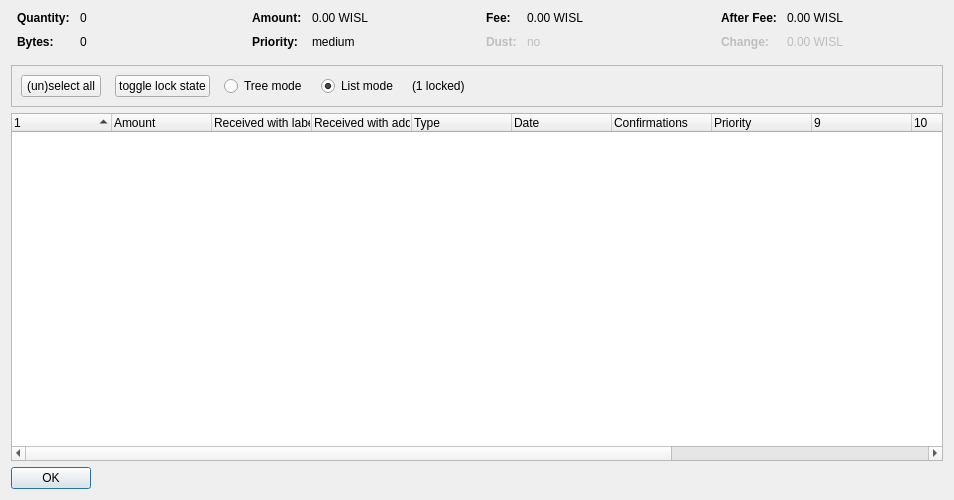
<?xml version="1.0" encoding="UTF-8"?>
<ui version="4.0">
 <class>CoinControlDialog</class>
 <widget class="QDialog" name="CoinControlDialog">
  <property name="geometry">
   <rect>
    <x>0</x>
    <y>0</y>
    <width>954</width>
    <height>500</height>
   </rect>
  </property>
  <property name="windowTitle">
   <string>Coin Selection</string>
  </property>
  <layout class="QVBoxLayout" name="verticalLayout">
   <item>
    <layout class="QHBoxLayout" name="horizontalLayoutTop" stretch="0,0,0,0">
     <property name="topMargin">
      <number>0</number>
     </property>
     <property name="bottomMargin">
      <number>10</number>
     </property>
     <item>
      <layout class="QFormLayout" name="formLayoutCoinControl1">
       <property name="horizontalSpacing">
        <number>10</number>
       </property>
       <property name="verticalSpacing">
        <number>10</number>
       </property>
       <property name="leftMargin">
        <number>6</number>
       </property>
       <property name="rightMargin">
        <number>6</number>
       </property>
       <item row="0" column="0">
        <widget class="QLabel" name="labelCoinControlQuantityText">
         <property name="font">
          <font>
           <weight>75</weight>
           <bold>true</bold>
          </font>
         </property>
         <property name="text">
          <string>Quantity:</string>
         </property>
        </widget>
       </item>
       <item row="0" column="1">
        <widget class="QLabel" name="labelCoinControlQuantity">
         <property name="cursor">
          <cursorShape>IBeamCursor</cursorShape>
         </property>
         <property name="contextMenuPolicy">
          <enum>Qt::ActionsContextMenu</enum>
         </property>
         <property name="text">
          <string notr="true">0</string>
         </property>
         <property name="textInteractionFlags">
          <set>Qt::LinksAccessibleByMouse|Qt::TextSelectableByKeyboard|Qt::TextSelectableByMouse</set>
         </property>
        </widget>
       </item>
       <item row="1" column="0">
        <widget class="QLabel" name="labelCoinControlBytesText">
         <property name="font">
          <font>
           <weight>75</weight>
           <bold>true</bold>
          </font>
         </property>
         <property name="text">
          <string>Bytes:</string>
         </property>
        </widget>
       </item>
       <item row="1" column="1">
        <widget class="QLabel" name="labelCoinControlBytes">
         <property name="cursor">
          <cursorShape>IBeamCursor</cursorShape>
         </property>
         <property name="contextMenuPolicy">
          <enum>Qt::ActionsContextMenu</enum>
         </property>
         <property name="text">
          <string notr="true">0</string>
         </property>
         <property name="textInteractionFlags">
          <set>Qt::LinksAccessibleByMouse|Qt::TextSelectableByKeyboard|Qt::TextSelectableByMouse</set>
         </property>
        </widget>
       </item>
      </layout>
     </item>
     <item>
      <layout class="QFormLayout" name="formLayoutCoinControl2">
       <property name="horizontalSpacing">
        <number>10</number>
       </property>
       <property name="verticalSpacing">
        <number>10</number>
       </property>
       <property name="leftMargin">
        <number>6</number>
       </property>
       <property name="rightMargin">
        <number>6</number>
       </property>
       <item row="0" column="0">
        <widget class="QLabel" name="labelCoinControlAmountText">
         <property name="font">
          <font>
           <weight>75</weight>
           <bold>true</bold>
          </font>
         </property>
         <property name="text">
          <string>Amount:</string>
         </property>
        </widget>
       </item>
       <item row="0" column="1">
        <widget class="QLabel" name="labelCoinControlAmount">
         <property name="cursor">
          <cursorShape>IBeamCursor</cursorShape>
         </property>
         <property name="contextMenuPolicy">
          <enum>Qt::ActionsContextMenu</enum>
         </property>
         <property name="text">
          <string notr="true">0.00 WISL</string>
         </property>
         <property name="textInteractionFlags">
          <set>Qt::LinksAccessibleByMouse|Qt::TextSelectableByKeyboard|Qt::TextSelectableByMouse</set>
         </property>
        </widget>
       </item>
       <item row="1" column="0">
        <widget class="QLabel" name="labelCoinControlPriorityText">
         <property name="font">
          <font>
           <weight>75</weight>
           <bold>true</bold>
          </font>
         </property>
         <property name="text">
          <string>Priority:</string>
         </property>
        </widget>
       </item>
       <item row="1" column="1">
        <widget class="QLabel" name="labelCoinControlPriority">
         <property name="cursor">
          <cursorShape>IBeamCursor</cursorShape>
         </property>
         <property name="contextMenuPolicy">
          <enum>Qt::ActionsContextMenu</enum>
         </property>
         <property name="text">
          <string>medium</string>
         </property>
         <property name="textInteractionFlags">
          <set>Qt::LinksAccessibleByMouse|Qt::TextSelectableByKeyboard|Qt::TextSelectableByMouse</set>
         </property>
        </widget>
       </item>
      </layout>
     </item>
     <item>
      <layout class="QFormLayout" name="formLayoutCoinControl3">
       <property name="horizontalSpacing">
        <number>10</number>
       </property>
       <property name="verticalSpacing">
        <number>10</number>
       </property>
       <property name="leftMargin">
        <number>6</number>
       </property>
       <property name="rightMargin">
        <number>6</number>
       </property>
       <item row="0" column="0">
        <widget class="QLabel" name="labelCoinControlFeeText">
         <property name="font">
          <font>
           <weight>75</weight>
           <bold>true</bold>
          </font>
         </property>
         <property name="text">
          <string>Fee:</string>
         </property>
        </widget>
       </item>
       <item row="0" column="1">
        <widget class="QLabel" name="labelCoinControlFee">
         <property name="cursor">
          <cursorShape>IBeamCursor</cursorShape>
         </property>
         <property name="contextMenuPolicy">
          <enum>Qt::ActionsContextMenu</enum>
         </property>
         <property name="text">
          <string notr="true">0.00 WISL</string>
         </property>
         <property name="textInteractionFlags">
          <set>Qt::LinksAccessibleByMouse|Qt::TextSelectableByKeyboard|Qt::TextSelectableByMouse</set>
         </property>
        </widget>
       </item>
       <item row="1" column="0">
        <widget class="QLabel" name="labelCoinControlLowOutputText">
         <property name="enabled">
          <bool>false</bool>
         </property>
         <property name="font">
          <font>
           <weight>75</weight>
           <bold>true</bold>
          </font>
         </property>
         <property name="text">
          <string>Dust:</string>
         </property>
        </widget>
       </item>
       <item row="1" column="1">
        <widget class="QLabel" name="labelCoinControlLowOutput">
         <property name="enabled">
          <bool>false</bool>
         </property>
         <property name="cursor">
          <cursorShape>IBeamCursor</cursorShape>
         </property>
         <property name="contextMenuPolicy">
          <enum>Qt::ActionsContextMenu</enum>
         </property>
         <property name="text">
          <string>no</string>
         </property>
         <property name="textInteractionFlags">
          <set>Qt::LinksAccessibleByMouse|Qt::TextSelectableByKeyboard|Qt::TextSelectableByMouse</set>
         </property>
        </widget>
       </item>
      </layout>
     </item>
     <item>
      <layout class="QFormLayout" name="formLayoutCoinControl4">
       <property name="horizontalSpacing">
        <number>10</number>
       </property>
       <property name="verticalSpacing">
        <number>10</number>
       </property>
       <property name="leftMargin">
        <number>6</number>
       </property>
       <property name="rightMargin">
        <number>6</number>
       </property>
       <item row="0" column="0">
        <widget class="QLabel" name="labelCoinControlAfterFeeText">
         <property name="font">
          <font>
           <weight>75</weight>
           <bold>true</bold>
          </font>
         </property>
         <property name="text">
          <string>After Fee:</string>
         </property>
        </widget>
       </item>
       <item row="0" column="1">
        <widget class="QLabel" name="labelCoinControlAfterFee">
         <property name="cursor">
          <cursorShape>IBeamCursor</cursorShape>
         </property>
         <property name="contextMenuPolicy">
          <enum>Qt::ActionsContextMenu</enum>
         </property>
         <property name="text">
          <string notr="true">0.00 WISL</string>
         </property>
         <property name="textInteractionFlags">
          <set>Qt::LinksAccessibleByMouse|Qt::TextSelectableByKeyboard|Qt::TextSelectableByMouse</set>
         </property>
        </widget>
       </item>
       <item row="1" column="0">
        <widget class="QLabel" name="labelCoinControlChangeText">
         <property name="enabled">
          <bool>false</bool>
         </property>
         <property name="font">
          <font>
           <weight>75</weight>
           <bold>true</bold>
          </font>
         </property>
         <property name="text">
          <string>Change:</string>
         </property>
        </widget>
       </item>
       <item row="1" column="1">
        <widget class="QLabel" name="labelCoinControlChange">
         <property name="enabled">
          <bool>false</bool>
         </property>
         <property name="cursor">
          <cursorShape>IBeamCursor</cursorShape>
         </property>
         <property name="contextMenuPolicy">
          <enum>Qt::ActionsContextMenu</enum>
         </property>
         <property name="text">
          <string notr="true">0.00 WISL</string>
         </property>
         <property name="textInteractionFlags">
          <set>Qt::LinksAccessibleByMouse|Qt::TextSelectableByKeyboard|Qt::TextSelectableByMouse</set>
         </property>
        </widget>
       </item>
      </layout>
     </item>
    </layout>
   </item>
   <item>
    <widget class="QFrame" name="frame">
     <property name="minimumSize">
      <size>
       <width>0</width>
       <height>40</height>
      </size>
     </property>
     <property name="frameShape">
      <enum>QFrame::StyledPanel</enum>
     </property>
     <property name="frameShadow">
      <enum>QFrame::Sunken</enum>
     </property>
     <layout class="QHBoxLayout" name="horizontalLayout">
      <item>
       <layout class="QHBoxLayout" name="horizontalLayoutPanel" stretch="0,0,0,0,0,0">
        <property name="spacing">
         <number>14</number>
        </property>
        <item>
         <widget class="QPushButton" name="pushButtonSelectAll">
          <property name="sizePolicy">
           <sizepolicy hsizetype="Maximum" vsizetype="Fixed">
            <horstretch>0</horstretch>
            <verstretch>0</verstretch>
           </sizepolicy>
          </property>
          <property name="text">
           <string>(un)select all</string>
          </property>
          <property name="autoDefault">
           <bool>false</bool>
          </property>
         </widget>
        </item>
        <item>
         <widget class="QPushButton" name="pushButtonToggleLock">
          <property name="sizePolicy">
           <sizepolicy hsizetype="Maximum" vsizetype="Fixed">
            <horstretch>0</horstretch>
            <verstretch>0</verstretch>
           </sizepolicy>
          </property>
          <property name="text">
           <string>toggle lock state</string>
          </property>
          <property name="autoDefault">
           <bool>false</bool>
          </property>
         </widget>
        </item>
        <item>
         <widget class="QRadioButton" name="radioTreeMode">
          <property name="sizePolicy">
           <sizepolicy hsizetype="Maximum" vsizetype="Fixed">
            <horstretch>0</horstretch>
            <verstretch>0</verstretch>
           </sizepolicy>
          </property>
          <property name="text">
           <string>Tree mode</string>
          </property>
         </widget>
        </item>
        <item>
         <widget class="QRadioButton" name="radioListMode">
          <property name="sizePolicy">
           <sizepolicy hsizetype="Maximum" vsizetype="Fixed">
            <horstretch>0</horstretch>
            <verstretch>0</verstretch>
           </sizepolicy>
          </property>
          <property name="text">
           <string>List mode</string>
          </property>
          <property name="checked">
           <bool>true</bool>
          </property>
         </widget>
        </item>
        <item>
         <widget class="QLabel" name="labelLocked">
          <property name="text">
           <string>(1 locked)</string>
          </property>
         </widget>
        </item>
        <item>
         <spacer name="horizontalSpacer">
          <property name="orientation">
           <enum>Qt::Horizontal</enum>
          </property>
          <property name="sizeHint" stdset="0">
           <size>
            <width>40</width>
            <height>20</height>
           </size>
          </property>
         </spacer>
        </item>
       </layout>
      </item>
     </layout>
    </widget>
   </item>
   <item>
    <widget class="CoinControlTreeWidget" name="treeWidget">
     <property name="contextMenuPolicy">
      <enum>Qt::CustomContextMenu</enum>
     </property>
     <property name="sortingEnabled">
      <bool>false</bool>
     </property>
     <property name="columnCount">
      <number>13</number>
     </property>
     <attribute name="headerShowSortIndicator" stdset="0">
      <bool>true</bool>
     </attribute>
     <attribute name="headerStretchLastSection">
      <bool>false</bool>
     </attribute>
     <column>
      <property name="text">
       <string/>
      </property>
     </column>
     <column>
      <property name="text">
       <string>Amount</string>
      </property>
     </column>
     <column>
      <property name="text">
       <string>Received with label</string>
      </property>
     </column>
     <column>
      <property name="text">
       <string>Received with address</string>
      </property>
     </column>
     <column>
      <property name="text">
	<string>Type</string>
      </property>
     </column>
     <column>
      <property name="text">	 
       <string>Date</string>
      </property>
     </column>
     <column>
      <property name="text">
       <string>Confirmations</string>
      </property>
      <property name="toolTip">
       <string>Confirmed</string>
      </property>
     </column>
     <column>
      <property name="text">
       <string>Priority</string>
      </property>
     </column>
     <column>
      <property name="text">
       <string/>
      </property>
     </column>
     <column>
      <property name="text">
       <string/>
      </property>
     </column>
     <column>
      <property name="text">
       <string/>
      </property>
     </column>
     <column>
      <property name="text">
       <string/>
      </property>
     </column>
     <column>
      <property name="text">
       <string/>
      </property>
     </column>
    </widget>
   </item>
   <item>
    <widget class="QDialogButtonBox" name="buttonBox">
     <property name="sizePolicy">
      <sizepolicy hsizetype="Maximum" vsizetype="Fixed">
       <horstretch>0</horstretch>
       <verstretch>0</verstretch>
      </sizepolicy>
     </property>
     <property name="orientation">
      <enum>Qt::Horizontal</enum>
     </property>
     <property name="standardButtons">
      <set>QDialogButtonBox::Ok</set>
     </property>
    </widget>
   </item>
  </layout>
 </widget>
 <customwidgets>
  <customwidget>
   <class>CoinControlTreeWidget</class>
   <extends>QTreeWidget</extends>
   <header>coincontroltreewidget.h</header>
  </customwidget>
 </customwidgets>
 <resources/>
 <connections/>
</ui>
